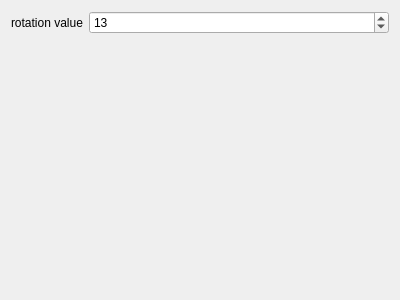
<?xml version="1.0" encoding="UTF-8"?>
<ui version="4.0">
<comment>
  * Released as open source by NCC Group Plc - http://www.nccgroup.com/
  *
  * Developed by Gabriel Caudrelier, gabriel dot caudrelier at nccgroup dot com
  *
  * https://github.com/nccgroup/pip3line
  *
  * Released under AGPL see LICENSE for more information
</comment>
 <class>ByteRotWidget</class>
 <widget class="QWidget" name="ByteRotWidget">
  <property name="geometry">
   <rect>
    <x>0</x>
    <y>0</y>
    <width>400</width>
    <height>300</height>
   </rect>
  </property>
  <property name="windowTitle">
   <string>Form</string>
  </property>
  <layout class="QFormLayout" name="formLayout">
   <item row="0" column="0">
    <widget class="QLabel" name="label">
     <property name="text">
      <string>rotation value</string>
     </property>
    </widget>
   </item>
   <item row="0" column="1">
    <widget class="QSpinBox" name="spinBox">
     <property name="minimum">
      <number>-256</number>
     </property>
     <property name="maximum">
      <number>255</number>
     </property>
     <property name="value">
      <number>13</number>
     </property>
    </widget>
   </item>
  </layout>
 </widget>
 <resources/>
 <connections/>
</ui>
